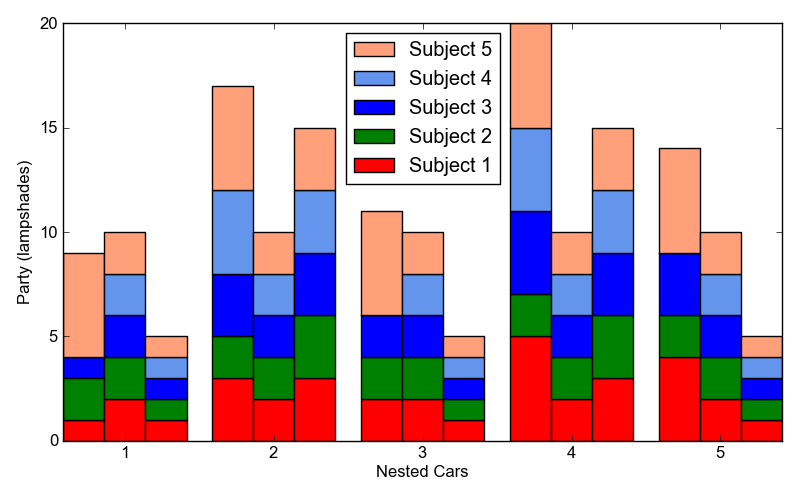

Here is the Python script that generated this plot:
cluster = ClusteredBars()

colors = ['red','green','blue','CornflowerBlue','LightSalmon']

yVals = [
    [
        [1, 3, 2, 5, 4],
        [2, 2, 2, 2, 2],
        [1, 3, 2, 4, 3],
        [0, 4, 0, 4, 0],
        [5, 5, 5, 5, 5]
        ],
    [
        [2, 2, 2, 2, 2],
        [2, 2, 2, 2, 2],
        [2, 2, 2, 2, 2],
        [2, 2, 2, 2, 2],
        [2, 2, 2, 2, 2]
        ],
    [
        [1, 3, 1, 3, 1],
        [1, 3, 1, 3, 1],
        [1, 3, 1, 3, 1],
        [1, 3, 1, 3, 1],
        [1, 3, 1, 3, 1],
        ]
    ]

for i in xrange(3):
    stack = StackedBars()

    for j in xrange(5):
        bar = Bar()
        bar.xValues = range(5)
        bar.yValues = yVals[i][j]
        bar.color = colors[j]
        bar.label = "Subject %d" % (j+1,)

        stack.add(bar)
    cluster.add(stack)

cluster.spacing = 0.5
cluster.xTickLabels = ["1", "2", "3", "4", "5"]

plot = Plot()
plot.add(cluster)
plot.hasLegend()
plot.setXLabel('Nested Cars')
plot.setYLabel('Party (lampshades)')
plot.save("clusteredstackedbars.png")
